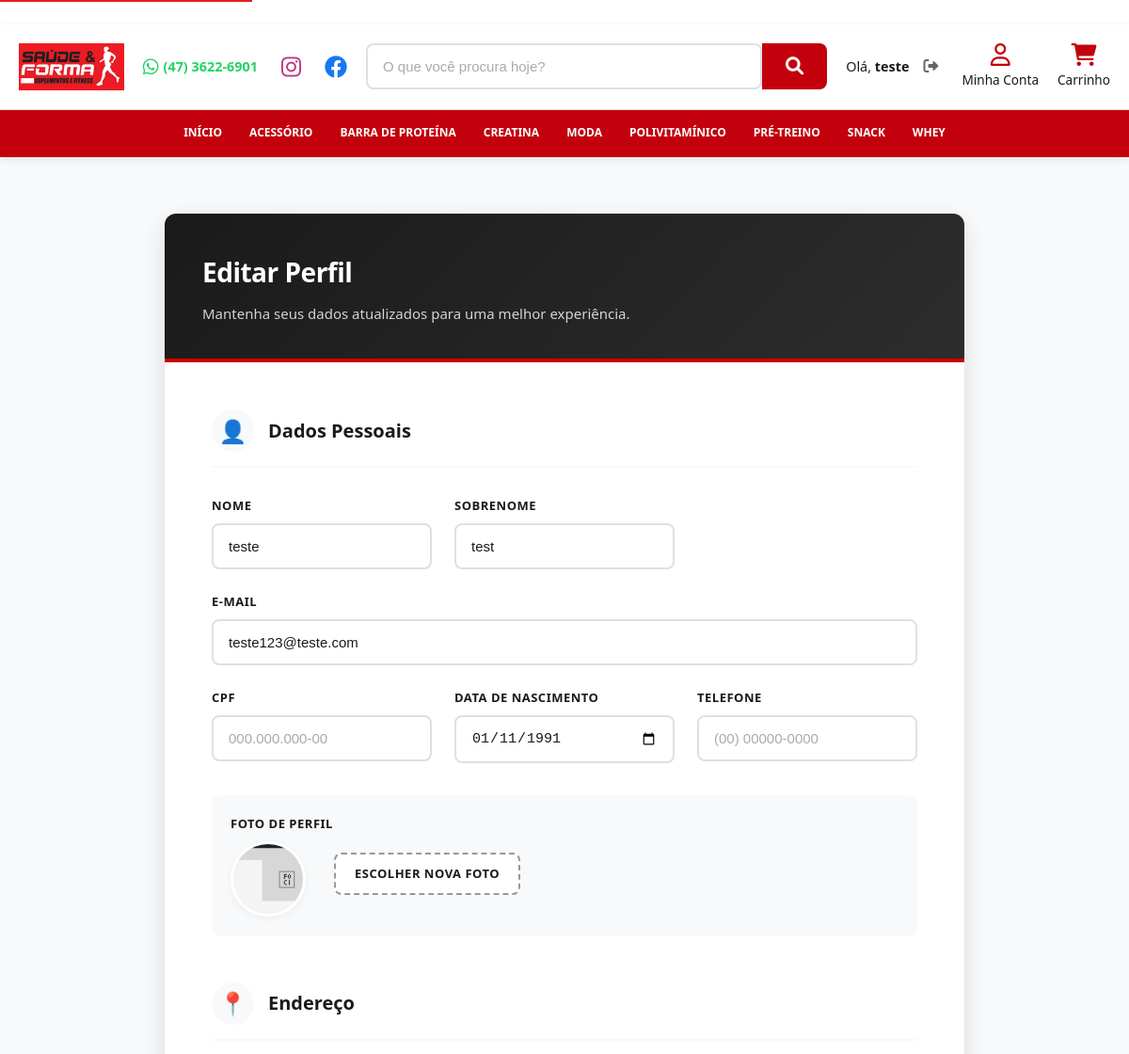
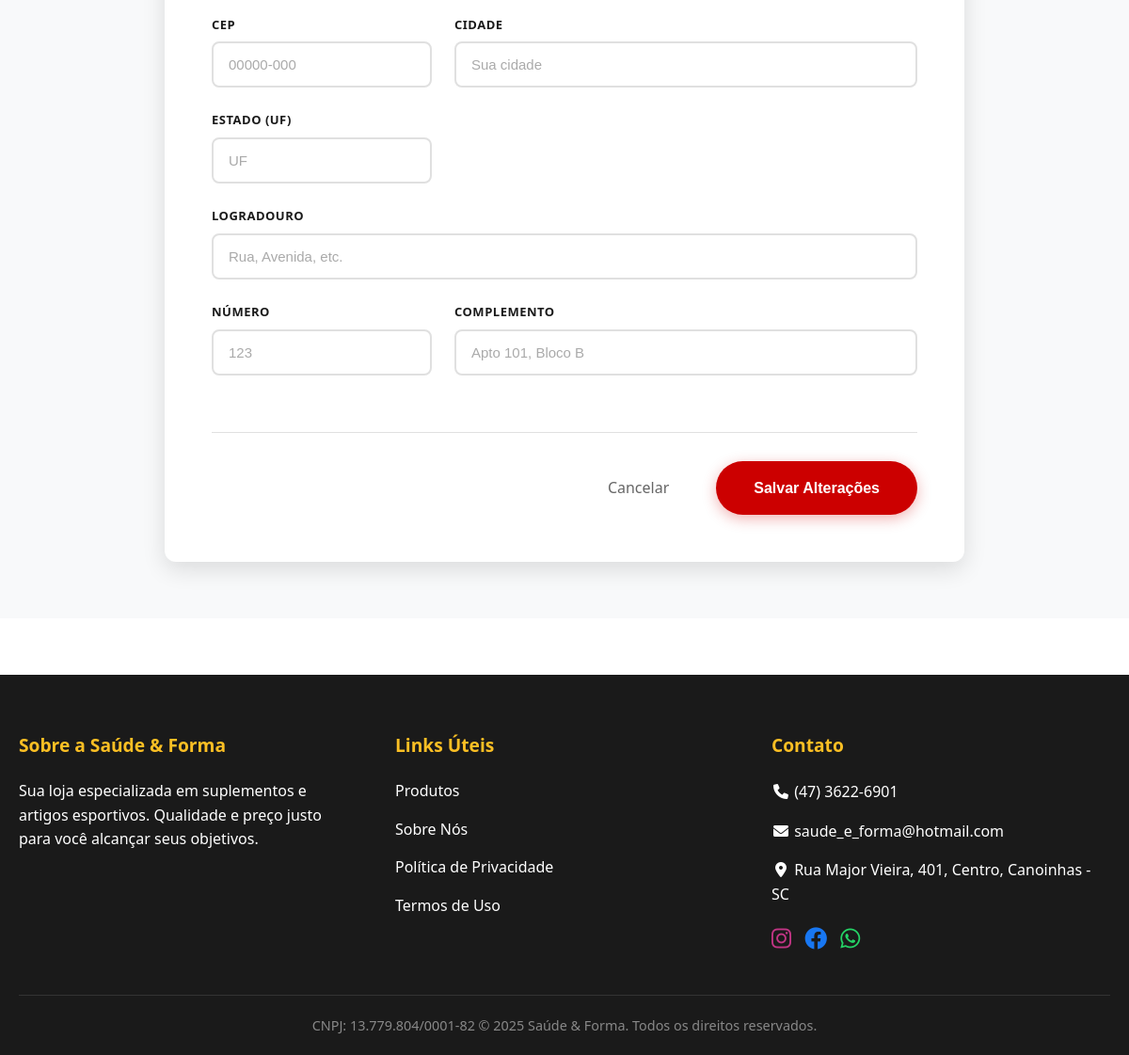
The page /account/edit/ (signed in) on the database its author committed (2 pictures, top to bottom).
### shop/models.py (models this page shows, shortened)
class Category(models.Model):
    name = models.CharField(max_length=200)
    slug = models.SlugField(max_length=200,
                            unique=True)
    class Meta:
        ordering = ['name']
        indexes = [
            models.Index(fields=['name']),
        ]
        verbose_name = 'category'
        verbose_name_plural = 'categories'
    def get_absolute_url(self):
        return reverse('shop:product_list_by_category',
                       args=[self.slug])

### account/models.py (models this page shows, shortened)
class Profile(models.Model):
    user = models.OneToOneField(settings.AUTH_USER_MODEL,
                                on_delete=models.CASCADE)
    date_of_birth = models.DateField(blank=True, null=True, verbose_name='Data de Nascimento')
    photo = models.ImageField(upload_to='users/%Y/%m/%d/',
                              blank=True, verbose_name='Foto')
    cpf = models.CharField(max_length=14, blank=True, null=True, verbose_name='CPF')
    phone = models.CharField(max_length=15, blank=True, null=True, verbose_name='Telefone')
    postal_code = models.CharField(max_length=9, blank=True, null=True, verbose_name='CEP')
    address = models.CharField(max_length=250, blank=True, null=True, verbose_name='Endereço')
    address_number = models.CharField(max_length=10, blank=True, null=True, verbose_name='Número')
    complement = models.CharField(max_length=100, blank=True, null=True, verbose_name='Complemento')
    city = models.CharField(max_length=100, blank=True, null=True, verbose_name='Cidade')
    state = models.CharField(max_length=2, blank=True, null=True, verbose_name='Estado')

### account/views.py (the view)
# urls.py: path('edit/', views.edit, name='edit'),
@login_required
def edit(request):
    Profile.objects.get_or_create(user=request.user)
    if request.method == 'POST':
        user_form = UserEditForm(instance=request.user,
                                 data=request.POST)
        profile_form = ProfileEditForm(
                                    instance=request.user.profile,
                                    data=request.POST,
                                    files=request.FILES)
        if user_form.is_valid() and profile_form.is_valid():
            user_form.save()
            profile_form.save()
            messages.success(request, 'Perfil atualizado com '\
                                      'sucesso')
        else:
            messages.error(request, 'Erro ao atualizar seu perfil')
    else:
        user_form = UserEditForm(instance=request.user)
        profile_form = ProfileEditForm(
                                    instance=request.user.profile)
    return render(request,
                  'account/edit.html',
                  {'user_form': user_form,
                   'profile_form': profile_form})

### account/forms.py (shortened to what this page needs)
class UserEditForm(forms.ModelForm):
    class Meta:
        model = User
        fields = ['first_name', 'last_name', 'email']
        labels = {
            'first_name': 'Nome',
            'last_name': 'Sobrenome',
            'email': 'E-mail',
        }
        widgets = {
            'first_name': forms.TextInput(attrs={'placeholder': 'Seu primeiro nome'}),
            'last_name': forms.TextInput(attrs={'placeholder': 'Seu sobrenome'}),
            'email': forms.EmailInput(attrs={'placeholder': 'seu@email.com'}),
        }

### cart/cart.py (called while the page is built)
    def __len__(self):
        return sum(item['quantity'] for item in self.cart.values())

### cart/context_processors.py (called while the page is built)
def cart(request):
    return {'cart': Cart(request)}

### shop/context_processors.py (called while the page is built)
def categories(request):
    return {
        'categories': Category.objects.all()
    }

### account/templates/account/edit.html (shortened to what this page needs)
{% extends "base.html" %}
{% block content %}
<div class="edit-profile-wrapper">
  <div class="edit-card">
    <div class="card-header">
      <div class="header-content">
        <h1>Editar Perfil</h1>
        <p>Mantenha seus dados atualizados para uma melhor experiência.</p>
      </div>
    </div>
    <form method="post" enctype="multipart/form-data" class="modern-form">
      <div class="form-section">
        <div class="section-header">
          <span class="section-icon">👤</span>
          <h3>Dados Pessoais</h3>
        </div>
        <div class="form-grid">
          <div class="form-group">
            <label for="{{ user_form.first_name.id_for_label }}">Nome</label>
            {{ user_form.first_name }}
          </div>
          <div class="form-group">
            <label for="{{ user_form.last_name.id_for_label }}">Sobrenome</label>
            {{ user_form.last_name }}
          </div>
          <div class="form-group full-width">
            <label for="{{ user_form.email.id_for_label }}">E-mail</label>
            {{ user_form.email }}
          </div>
          <div class="form-group">
            <label for="{{ profile_form.cpf.id_for_label }}">CPF</label>
            {{ profile_form.cpf }}
          </div>
          <div class="form-group">
            <label for="{{ profile_form.date_of_birth.id_for_label }}">Data de Nascimento</label>
            <input type="date" name="{{ profile_form.date_of_birth.name }}"
                   value="{{ profile_form.date_of_birth.value|date:'Y-m-d'|default:'' }}"
                   class="form-control" id="{{ profile_form.date_of_birth.id_for_label }}">
          </div>
          <div class="form-group">
            <label for="{{ profile_form.phone.id_for_label }}">Telefone</label>
            {{ profile_form.phone }}
          </div>
          <div class="form-group photo-group full-width">
            <label>Foto de Perfil</label>
            <div class="photo-upload-container">
              {% if profile_form.instance.photo %}
                <div class="current-photo-preview">
                  <img src="{{ profile_form.instance.photo.url }}" alt="Foto atual">
                </div>
              {% else %}
                <div class="current-photo-preview placeholder">
                  <span>👤</span>
                </div>
              {% endif %}
              <div class="upload-controls">
                <div class="file-input-wrapper">
                  <label for="{{ profile_form.photo.id_for_label }}" class="btn-upload">
                    Escolher nova foto
                  </label>
                </div>
              </div>
            </div>
          </div>
        </div>
      </div>
      <div class="form-section">
        <div class="section-header">
          <span class="section-icon">📍</span>
          <h3>Endereço</h3>
        </div>
        <div class="form-grid">
          <div class="form-group">
            <label for="{{ profile_form.postal_code.id_for_label }}">CEP</label>
            {{ profile_form.postal_code }}
          </div>
          <div class="form-group span-2">
            <label for="{{ profile_form.city.id_for_label }}">Cidade</label>
            {{ profile_form.city }}
          </div>
          <div class="form-group">
            <label for="{{ profile_form.state.id_for_label }}">Estado (UF)</label>
            {{ profile_form.state }}
          </div>
          <div class="form-group full-width">
            <label for="{{ profile_form.address.id_for_label }}">Logradouro</label>
            {{ profile_form.address }}
          </div>
          <div class="form-group">
            <label for="{{ profile_form.address_number.id_for_label }}">Número</label>
            {{ profile_form.address_number }}
          </div>
          <div class="form-group span-2">
            <label for="{{ profile_form.complement.id_for_label }}">Complemento</label>
            {{ profile_form.complement }}
          </div>
        </div>
      </div>
      <div class="form-actions">
        <a href="{% url 'account:dashboard' %}" class="btn-cancel">Cancelar</a>
        <button type="submit" class="btn-save">Salvar Alterações</button>
      </div>
    </form>
  </div>
</div>
{% endblock %}

### templates/includes/header.html (shortened to what this page needs)
﻿{% load static %}
<header class="c-header" role="banner">
    <div class="c-header__main">
        <div class="container">
            <a href="/" class="c-header__logo-link" aria-label="Saúde & Forma - Página Inicial">
                <img src="{% static 'img/logo.png' %}" alt="Saúde & Forma" class="c-header__logo-img">
            </a>
            <div class="c-header__desktop-elements">
                <nav class="c-header__contato-main" aria-label="Links de contato e redes sociais">
                    <a href="https://api.whatsapp.com/send/?phone=554736226901" target="_blank"
                        rel="noopener noreferrer" class="c-header__icon-link whatsapp-link"
                        aria-label="WhatsApp (47) 3622-6901">
                        <i class="fab fa-whatsapp" aria-hidden="true"></i> <span>(47) 3622-6901</span>
                    </a>
                    <a href="https://www.instagram.com/saudeeforma" target="_blank" rel="noopener noreferrer"
                        class="c-header__icon-link social-icon instagram" aria-label="Instagram">
                        <i class="fab fa-instagram" aria-hidden="true"></i>
                    </a>
                    <a href="https://www.facebook.com/saudeeformaa" target="_blank" rel="noopener noreferrer"
                        class="c-header__icon-link social-icon facebook" aria-label="Facebook">
                        <i class="fab fa-facebook" aria-hidden="true"></i>
                    </a>
                </nav>
                <div class="c-busca">
                    <form action="{% url 'shop:product_list' %}" method="get" class="c-busca__form" role="search"
                        aria-label="Buscar produtos">
                        <input type="text" id="search-input" name="q" class="c-busca__input"
                            placeholder="O que você procura hoje?" value="{{ request.GET.q|default:'' }}"
                            aria-label="Campo de busca">
                        <button type="submit" class="c-busca__btn" aria-label="Buscar"><i class="fas fa-search"
                                aria-hidden="true"></i></button>
                    </form>
                </div>
                <div class="c-header__user-main">
                    {% if request.user.is_authenticated %}
                    <div class="c-header__user-info">
                        <span>Olá, <strong>{{ request.user.first_name|default:request.user.username }}</strong></span>
                        <form method="post" action="{% url 'account:logout' %}" style="display:inline;">
                            <button type="submit" class="c-header__logout-btn" aria-label="Sair da conta"><i
                                    class="fas fa-sign-out-alt" aria-hidden="true"></i></button>
                        </form>
                    </div>
                    {% else %}
                    <a href="{% url 'account:login' %}" class="c-header__login-link" aria-label="Entrar na conta"><i
                            class="fas fa-sign-in-alt" aria-hidden="true"></i> Entrar</a>
                    {% endif %}
                </div>
                <nav class="c-header__acoes" aria-label="Ações do usuário">
                    <a href="{% url 'account:dashboard' %}" class="c-header__acao-btn" aria-label="Minha Conta">
                        <i class="far fa-user" aria-hidden="true"></i>
                        <span>Minha Conta</span>
                    </a>
                    <a href="{% url 'cart:cart_detail' %}" class="c-header__acao-btn" id="cart-btn-desktop"
                        aria-label="Carrinho de compras">
                        <i class="fas fa-shopping-cart" aria-hidden="true"></i>
                        <span>Carrinho</span>
                    </a>
                </nav>
            </div>
        </div>
    </div>
    <nav class="c-nav" role="navigation" aria-label="Navegação principal">
        <div class="container c-nav__container">
            <div class="c-nav__menu" id="nav-menu">
                <a href="{% url 'shop:homepage' %}"
                    class="c-nav__link {% if request.resolver_match.view_name == 'shop:homepage' %}active{% endif %}"
                    aria-current="{% if request.resolver_match.view_name == 'shop:homepage' %}page{% endif %}">Início</a>
                {% for c in categories %}
                <a href="{{ c.get_absolute_url }}"
                    class="c-nav__link {% if category and category.slug == c.slug %}active{% endif %}"
                    aria-current="{% if category and category.slug == c.slug %}page{% endif %}">{{ c.name }}</a>
                {% endfor %}
            </div>
        </div>
    </nav>
</header>

### shop/static/css/saude_forma.css (style rules this page uses)
:root { --cor-primaria: #C3010C; --cor-secundaria: #fbbf24; --cor-fundo: #ffffff; --cor-texto: #1a1a1a; --cor-destaque: #28a745; --cor-cinza-claro: #f5f5f5; --cor-borda: #e0e0e0; --fonte-principal: system-ui, -apple-system, sans-serif; --sombra-suave: 0 2px 8px rgba(0, 0, 0, 0.1); --sombra-media: 0 4px 12px rgba(0, 0, 0, 0.15); }
* { margin: 0; padding: 0; box-sizing: border-box; }
html, body { margin: 0; padding: 0; }
body { font-family: var(--fonte-principal); color: var(--cor-texto); background-color: var(--cor-fundo); line-height: 1.6; }
a { text-decoration: none; color: inherit; transition: color 0.3s ease; }
img { max-width: 100%; height: auto; display: block; }
.container { max-width: 1200px; margin: 0 auto; padding: 0 20px; }
.c-header { background: #fff; box-shadow: var(--sombra-suave); position: sticky; top: 0; z-index: 1000; }
.c-header__main { padding: 20px 0; border-bottom: 1px solid var(--cor-borda); }
.c-header__main .container { display: flex; align-items: center; justify-content: space-between; gap: 20px; }
.c-header__contato-main { display: flex; align-items: center; gap: 15px; }
.c-header__icon-link { display: flex; align-items: center; gap: 5px; color: var(--cor-texto); font-size: 1.2rem; transition: color 0.3s; }
.c-header__icon-link span { font-size: 0.9rem; font-weight: 600; }
.c-header__user-main { display: flex; align-items: center; gap: 10px; font-size: 0.9rem; }
.c-header__user-info { display: flex; align-items: center; gap: 10px; }
.c-header__logout-btn { background: none; border: none; color: #666; cursor: pointer; font-size: 1rem; padding: 5px; transition: color 0.3s; }
.c-header__logo-img { height: 50px; }
.c-busca { flex: 1; max-width: 600px; position: relative; }
.c-busca__form { display: flex; }
.c-busca__input { width: 100%; padding: 12px 20px; border: 2px solid var(--cor-borda); border-right: none; border-radius: 8px 0 0 8px; font-size: 1rem; outline: none; }
.c-busca__btn { background: var(--cor-primaria); color: white; border: none; padding: 0 25px; border-radius: 0 8px 8px 0; cursor: pointer; font-size: 1.2rem; transition: background 0.3s; }
.c-header__acoes { display: flex; align-items: center; gap: 20px; }
.c-header__acao-btn { display: flex; flex-direction: column; align-items: center; font-size: 0.85rem; color: var(--cor-texto); position: relative; }
.c-header__acao-btn i { font-size: 1.5rem; margin-bottom: 4px; color: var(--cor-primaria); }
.c-header__icon-link.social-icon { font-size: 1.5rem; margin-left: 10px; transition: transform 0.2s, color 0.3s; }
.c-header__icon-link.whatsapp-link { color: #25D366; }
.c-header__icon-link.instagram { color: #C13584; }
.c-header__icon-link.facebook { color: #1877F2; }
.c-header__desktop-elements { display: contents; }
.c-nav { background: var(--cor-primaria); color: white; position: relative; }
.c-nav__container { display: flex; justify-content: space-between; align-items: center; min-height: 50px; flex-wrap: wrap; }
.c-nav__menu { display: flex; gap: 5px; align-items: center; flex-wrap: wrap; flex: 1; justify-content: center; height: 100%; }
.c-nav__link { display: flex; align-items: center; height: 100%; padding: 0 clamp(8px, 1.5vw, 15px); color: white; font-weight: 600; text-transform: uppercase; font-size: clamp(0.7rem, 1.2vw, 0.9rem); white-space: nowrap; border-bottom: 3px solid transparent; transition: background-color 0.3s; }
@media (max-width: 1200px) { .c-nav__link { font-size: clamp(0.65rem, 1vw, 0.85rem); padding: 0 clamp(6px, 1vw, 12px); } }

### rows shown on the page
Category: name "ACESSÓRIO"
Category: name "BARRA DE PROTEÍNA"
Category: name "CREATINA"
Category: name "MODA"
Category: name "POLIVITAMÍNICO"
Category: name "PRÉ-TREINO"
Category: name "SNACK"
Category: name "WHEY"
Profile: date_of_birth "01/11/1991", instance.photo (picture)

### other values the page prints
{{ request.user.first_name|default:request.user.username }} "teste"
